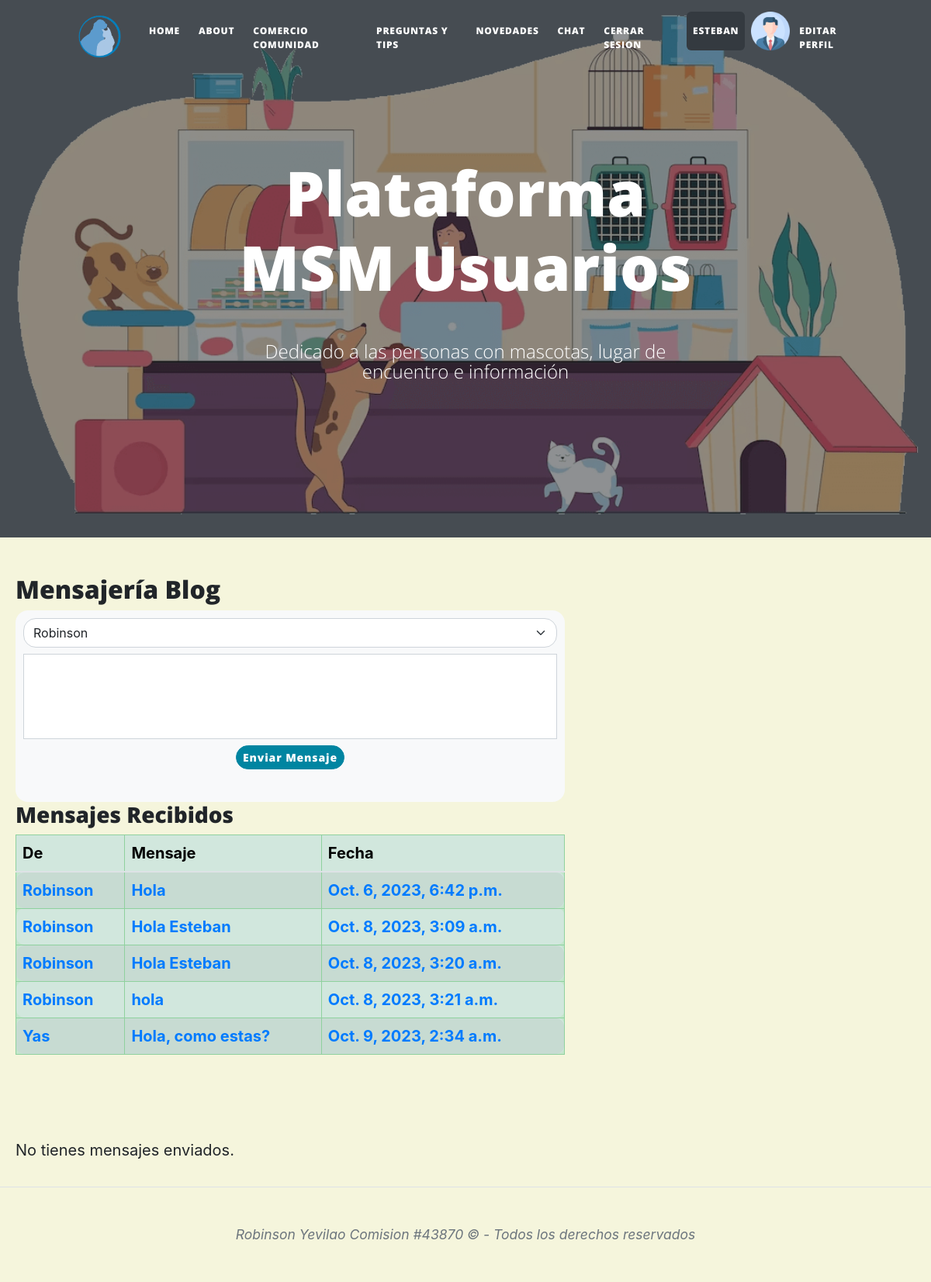
The page /AppMensajes/chat/ (signed in) on the database as committed earlier.
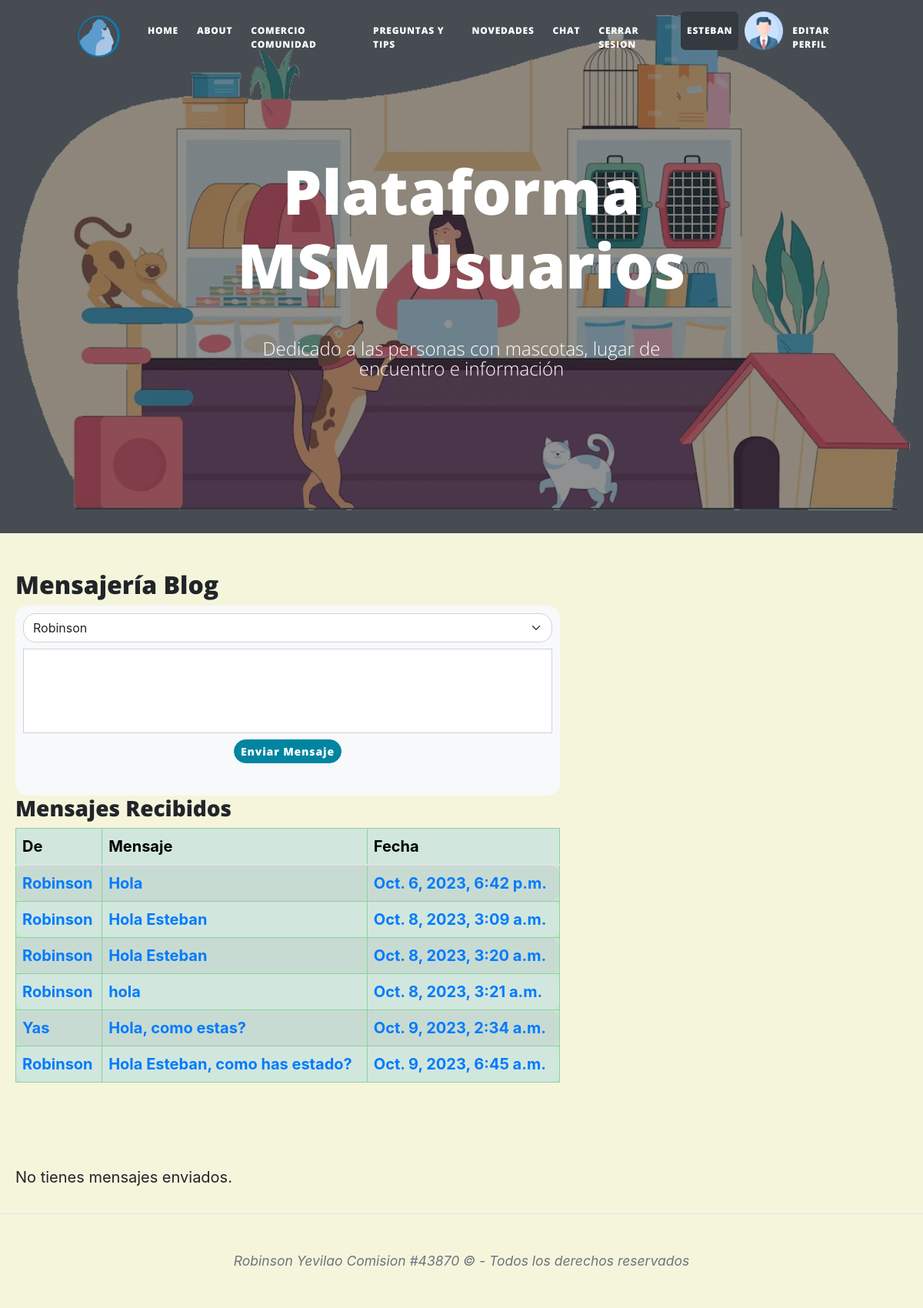
The same page on the database as committed later.
### AppMensajes/models.py (models this page shows, shortened)
class Mensaje(models.Model):
    enviado = models.ForeignKey(User, on_delete=models.CASCADE, related_name="mensajes_enviados")
    recibido = models.ForeignKey(User, on_delete=models.CASCADE, related_name="mensajes_recibidos")
    contenido = models.CharField(max_length=200)
    fechaenvio = models.DateTimeField(auto_now_add=True)

### AppMensajes/views.py (the view, shortened to what this page needs)
# urls.py: path('chat/', vista_chat, name="chat"),
@login_required
def vista_chat(request):
    avatar = obtenerAvatar(request)
    form = formularioMensaje()
    usuarios = User.objects.all()
    mensajes_recibidos = Mensaje.objects.filter(recibido=request.user)
    mensajes_enviados = Mensaje.objects.filter(enviado=request.user)
    return render(request, 'AppMensajes/chat.html', {'form': form, 'mensajes_recibidos': mensajes_recibidos, 'usuarios': usuarios, 'avatar': obtenerAvatar(request)})

### AppMensajes/forms.py
class formularioMensaje(forms.Form):
    envio = forms.CharField(widget=forms.Textarea(attrs={'rows': 10, 'cols': 40}))
    recibido = forms.ModelChoiceField(label="Para", queryset=User.objects.all())

### AppLogin/views.py (called while the page is built)
def obtenerAvatar(request):
    avatares = Avatar.objects.filter(user=request.user.id)
    if len(avatares) != 0:
        return avatares[0].imagen.url
    else:
        return f"{settings.MEDIA_URL}avatars/avatarpordefecto.png"

### AppMensajes/Templates/AppMensajes/chat.html (shortened to what the changed rows need)
{% extends "AppComunidad/padrecomunidad.html" %} {% load static %} {% block titulo %} Plataforma MSM Usuarios {% endblock titulo %} {% block contenido_comunidad %}
<main style="margin-left: 20px">
    <section>
        <h2>Mensajería Blog</h2>
        <div id="all-mv-container" style="width: 60%">
            {% if mensajes_recibidos %}
            <table class="table table-success table-striped">
                <thead>
                    <h3>Mensajes Recibidos</h3>
                    <tr>
                        <th scope="col">De</th>
                        <th scope="col">Mensaje</th>
                        <th scope="col">Fecha</th>
                    </tr>
                </thead>
                <tbody style="border-radius: 1rem">
                    {% for vm in mensajes_recibidos %}
                    <tr style="border-radius: 1rem">
                        <td><a href="{% url 'vmensaje' vm.id %}" width="60px" style="color: #007bff; font-weight: bold; text-decoration: none">{{ vm.enviado }}</a></td>
                        <td><a href="{% url 'vmensaje' vm.id %}" width="200px" style="color: #007bff; font-weight: bold; text-decoration: none" class="mensaje-limitado">{{ vm.contenido }}</a></td>
                        <td><a href="{% url 'vmensaje' vm.id %}" style="color: #007bff; font-weight: bold; text-decoration: none">{{ vm.fechaenvio }}</a></td>
                    </tr>
                    {% endfor %}
                </tbody>
            </table>
            {% else %}
            <p>No tienes mensajes.</p>
            {% endif %}
        </div>
    </section>
    <br />
    <br />
</main>
{% endblock contenido_comunidad %}

Rows that differ between the two databases and show on the page:
added Mensaje: enviado "Robinson", contenido "Hola Esteban, como has estado?", fechaenvio "Oct. 9, 2023, 6:45 a.m."
